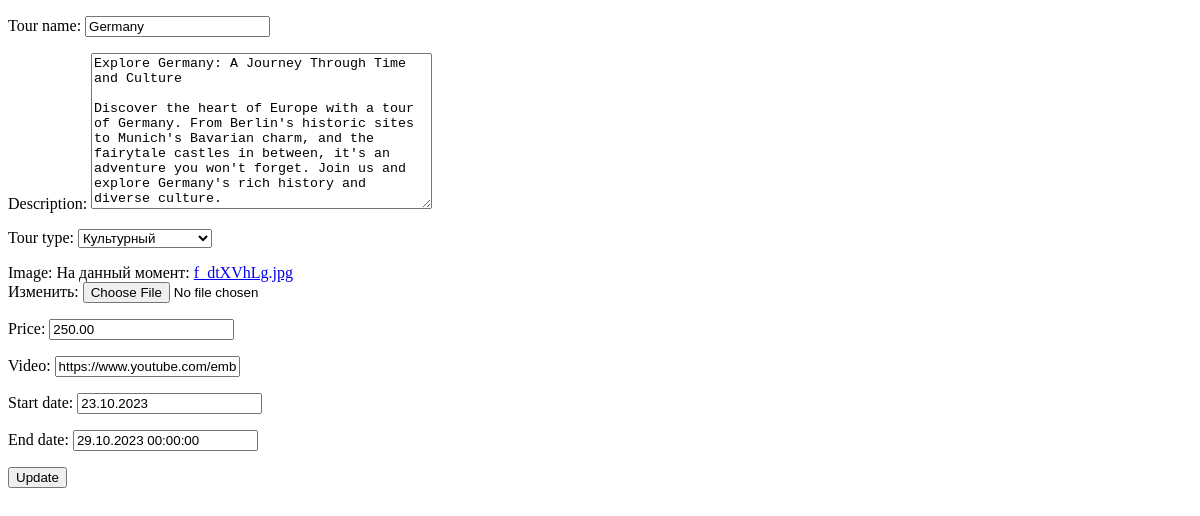
Before: /tour_list/1/update/ with the older database file.
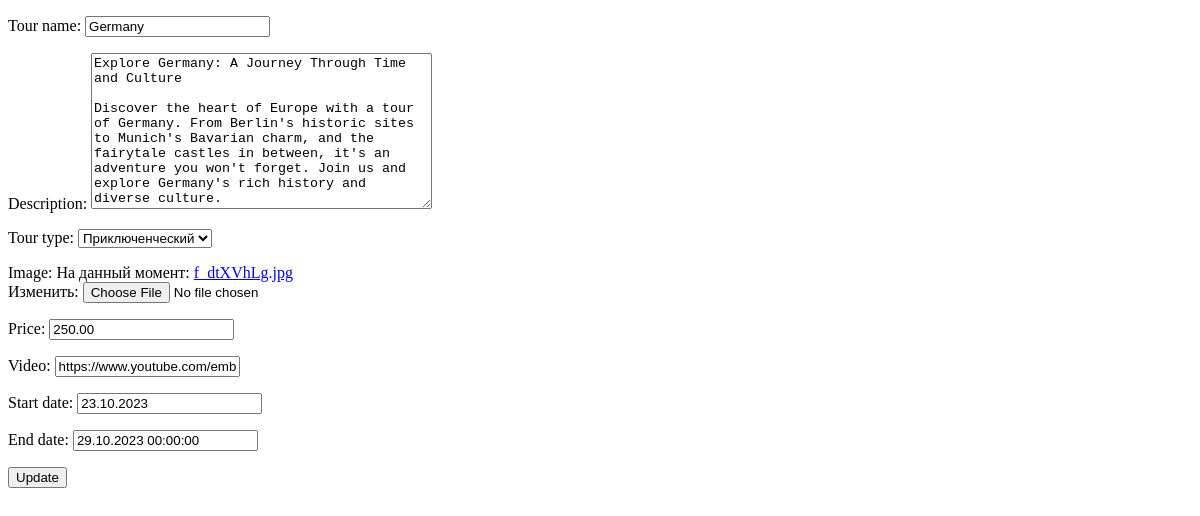
After: the same page with the newer database file.
### tour/models.py (models this page shows, shortened)
class Tour(models.Model):
    TYPE = (
        ('Приключенческий', 'Приключенческий'),
        ('Культурный', 'Культурный'),
        ('Романтический', 'Романтический'),
    )
    tour_name = models.CharField(max_length=30)
    description = models.TextField()
    tour_type = models.CharField(max_length=100, choices=TYPE, default=TYPE[0], null=True)
    image = models.ImageField(upload_to='')
    price = models.DecimalField(max_digits=10, decimal_places=2, null=True)  # Поле для хранения цены
    video = models.URLField(null=True)
    start_date = models.DateField(null=True)
    end_date = models.DateTimeField(null=True)

### tour/views.py (the view, shortened to what this page needs)
# urls.py: path('tour_list/<int:id>/update/', views.UpdateTourPostView.as_view()),
class UpdateTourPostView(generic.UpdateView):
    template_name = 'update_tour.html'
    form_class = forms.TourForm
    success_url = '/'
    def get_object(self, **kwargs):
        tour = self.kwargs.get('id')
        return get_object_or_404(models.Tour, id=tour)

### tour/forms.py
class TourForm(forms.ModelForm):
    class Meta:
        model = models.Tour
        fields = '__all__'

### templates/update_tour.html (shortened to what this page needs)
<!DOCTYPE html>
<html lang="en">
<head>
</head>
<body>
<form method="post" enctype="multipart/form-data">
    {{form.as_p}}
    <button type="submit">Update</button>
</form>
</body>
</html>

Changed rows visible on the page:
changed Tour "Germany": tour_type "Культурный" → "Приключенческий"
